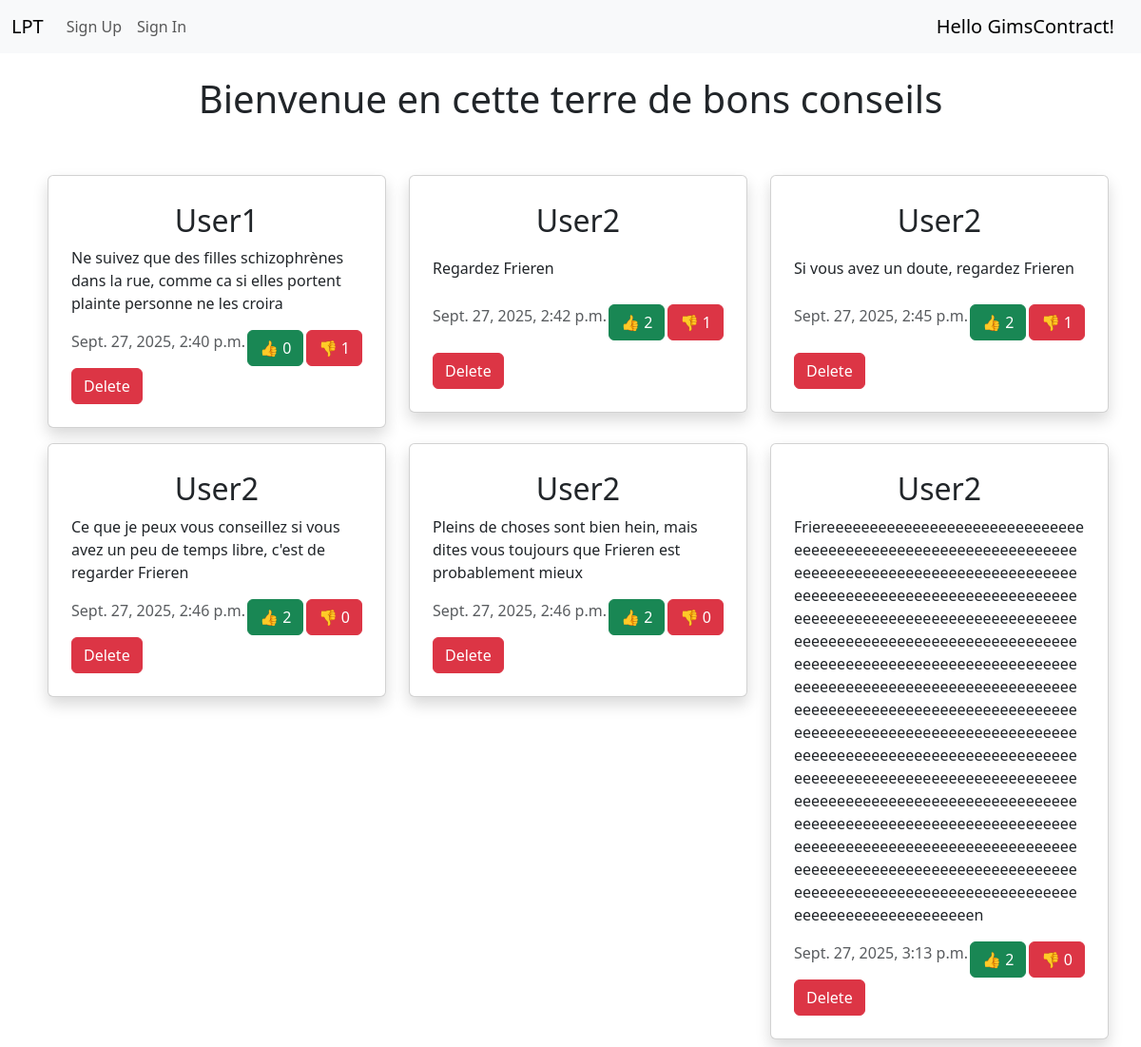
The page / on the database its author committed.
### ex/models.py (models this page shows, shortened)
class Tip(models.Model):
	content = models.TextField()
	author = models.ForeignKey(settings.AUTH_USER_MODEL, on_delete=models.CASCADE, related_name="tips")
	created_at = models.DateTimeField(auto_now_add=True)
	upvotes = models.ManyToManyField(settings.AUTH_USER_MODEL, related_name="upvoted_tips", blank=True)
	downvotes = models.ManyToManyField(settings.AUTH_USER_MODEL, related_name="downvoted_tips", blank=True)
	class Meta:
		permissions = [
			("downvote_tip", "Can downvote a tip")
		]

class UserInfos(AbstractUser):
	def score_calculation(self):
		tips = self.tips.all()
		score = 0
		for tip in tips:
			score += tip.upvoted_count() * 5
			score -= tip.downvoted_count() * 2
		return score

### ex/views.py (the view)
# urls.py: path('', views.homepage, name="ex00_homepage"),
def homepage(request):
	tips = Tip.objects.all().order_by("created_at")
	if request.user.is_authenticated:
		form = TipForm(request.POST or None)
		if request.method == "POST" and form.is_valid():
			tip = form.save(commit=False)
			tip.author = request.user
			tip.save()
			return redirect("ex00_homepage")
	else:
		form = None
	return render(request, "homepage.html", {"tips": tips, "form": form})

### ex/context_processors.py (called while the page is built)
def inject_username(request):
	username = request.session.get("username")
	username_expires_at = request.session.get("username_expires_at")
	now = int(time.time())
	if not username or not username_expires_at or now > username_expires_at:
		username = random.choice(settings.USERNAMES)
		request.session["username"] = username
		request.session["username_expires_at"] = now + 42
	return {"username": username}

### ex/templates/homepage.html (shortened to what this page needs)
{% extends "base.html" %}
{% load bootstrap5 %}
{% block content %}
<h1 class="text-center mt-4">Bienvenue en cette terre de bons conseils</h1>
{% if tips %}
<div class="container mt-5">
    <div class="row">
        {% for tip in tips %}
        <div class="col-md-4 d-flex flex-column justify-content-between">
            <div class="card shadow p-4 m-2 d-flex flex-column justify-content-between" style="width: 100%; min-height: 250px;">
                <h2 class="text-center mt-1">{{ tip.author.username }}</h2>
                <p>{{ tip.content }}</p>
				<div class="d-flex justify-content-between">
					<p class="text-muted">{{ tip.created_at }}</p>
					<form action="{% url 'ex03_tips_upvote' tip.id %}" method="post" style="display:inline;">
						<button type="submit" class="btn btn-success">👍 {{ tip.upvotes.count }}</button>
					</form>
					<form action="{% url 'ex03_tips_downvote' tip.id %}" method="post" style="display:inline;">
						<button type="submit" class="btn btn-danger">👎 {{ tip.downvotes.count }}</button>
					</form>
				</div>
				<form method="post" action="{% url 'ex03_tips_delete' tip.id %}">
					<button type="submit" class="btn btn-danger">Delete</button>
				</form>
            </div>
        </div>
        {% endfor %}
    </div>
</div>
{% endif %}
{% endblock content %}

### ex/templates/base.html (shortened to what this page needs)
<!DOCTYPE html>
<html lang="en">
<head>
	<link href="https://cdn.jsdelivr.net/npm/bootstrap@5.3.2/dist/css/bootstrap.min.css" rel="stylesheet">
</head>
<body>
<nav class="navbar navbar-expand-lg bg-body-tertiary">
  <div class="container-fluid">
    <a class="navbar-brand" href="{% url "ex00_homepage" %}">LPT</a>
    {% if user.is_authenticated %}
      <div class="collapse navbar-collapse" id="navbarNav">
        <ul class="navbar-nav">
          <li class="nav-item">
            <a class="nav-link" href="{% url "ex01_sign_out" %}">Sign out</a>
          </li>
        </ul>
      </div>
      <a class="navbar-brand">Hello {{user}}!</a>
    {% else %}
      <div class="collapse navbar-collapse" id="navbarNav">
        <ul class="navbar-nav">
          <li class="nav-item">
            <a class="nav-link" href="{% url "ex01_sign_up" %}">Sign Up</a>
          </li>
          <li class="nav-item">
            <a class="nav-link" href="{% url "ex01_sign_in" %}">Sign In</a>
          </li>
        </ul>
      </div>
      <a class="navbar-brand">Hello {{username}}!</a>
    {% endif %}
  </div>
</nav>
	<div>
		{% block content %}{% endblock content %}
	</div>
</body>
</html>

### rows shown on the page
Tip: author.username "User1", content "Ne suivez que des filles schizophrènes dans la rue, comme ca si elles portent plainte personne ne les croira", created_at "Sept. 27, 2025, 2:40 p.m.", upvotes.count "0", downvotes.count "1"
Tip: author.username "User2", content "Regardez Frieren", created_at "Sept. 27, 2025, 2:42 p.m.", upvotes.count "2", downvotes.count "1"
Tip: author.username "User2", content "Si vous avez un doute, regardez Frieren", created_at "Sept. 27, 2025, 2:45 p.m.", upvotes.count "2", downvotes.count "1"
Tip: author.username "User2", content "Ce que je peux vous conseillez si vous avez un peu de temps libre, c'est de regarder Frieren", created_at "Sept. 27, 2025, 2:46 p.m.", upvotes.count "2", downvotes.count "0"
Tip: author.username "User2", content "Pleins de choses sont bien hein, mais dites vous toujours que Frieren est probablement mieux", created_at "Sept. 27, 2025, 2:46 p.m.", upvotes.count "2", downvotes.count "0"
Tip: author.username "User2", content "Friereeeeeeeeeeeeeeeeeeeeeeeeeeeeeeeeeeeeeeeeeeeeeeeeeeeeeeeeeeeeeeeeeeeeeeeeeeeeeeeeeeeeeeeeeeeeeeeeeeeeeeeeeeeeeeeeeeeeeeeeeeeeeeeeeeeeeeeeeeeeeeeeeeeeeeeeeeeeeeeeeeeeeeeeeeeeeeeeeeeeeeeeeeeeeeeeeeeeeeeeeeeeeeeeeeeeeeeeeeeeeeeeeeeeeeeeeeeeeeeeeeeeeeeeeeeeeeeeeeeeeeeeeeeeeeeeeeeeeeeeeeeeeeeeeeeeeeeeeeeeeeeeeeeeeeeeeeeeeeeeeeeeeeeeeeeeeeeeeeeeeeeeeeeeeeeeeeeeeeeeeeeeeeeeeeeeeeeeeeeeeeeeeeeeeeeeeeeeeeeeeeeeeeeeeeeeeeeeeeeeeeeeeeeeeeeeeeeeeeeeeeeeeeeeeeeeeeeeeeeeeeeeeeeeeeeeeeeeeeeeeeeeeeeeeeeeeeeeeeeeeeeeeeeeeeeeeeeeeeeeeeeeeeeeeeeeeeeeeeeeeeeeeeeeeeeeeeeeeeeeeeeeeeeeeeeeeeeeeeen", created_at "Sept. 27, 2025, 3:13 p.m.", upvotes.count "2", downvotes.count "0"

### other values the page prints
{{ username }} "GimsContract"
